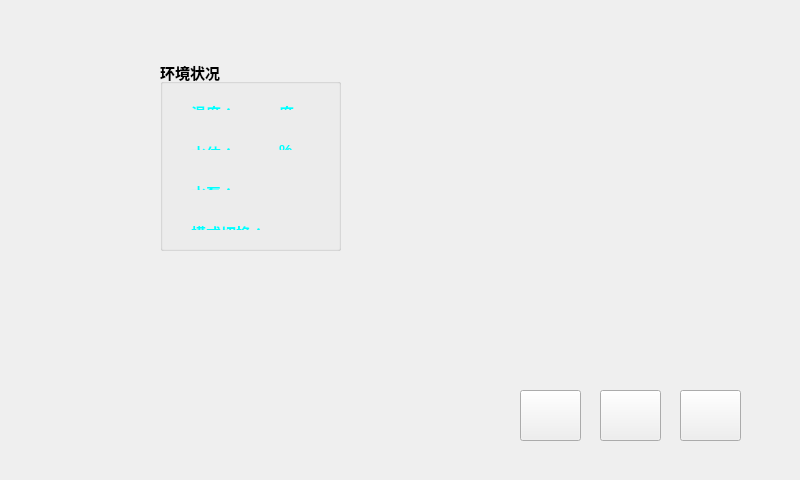
<?xml version="1.0" encoding="UTF-8"?>
<ui version="4.0">
 <class>Widget</class>
 <widget class="QWidget" name="Widget">
  <property name="geometry">
   <rect>
    <x>0</x>
    <y>0</y>
    <width>800</width>
    <height>480</height>
   </rect>
  </property>
  <property name="maximumSize">
   <size>
    <width>800</width>
    <height>480</height>
   </size>
  </property>
  <property name="windowTitle">
   <string>Widget</string>
  </property>
  <widget class="QGroupBox" name="groupBox">
   <property name="geometry">
    <rect>
     <x>160</x>
     <y>60</y>
     <width>181</width>
     <height>191</height>
    </rect>
   </property>
   <property name="font">
    <font>
     <pointsize>11</pointsize>
     <weight>75</weight>
     <bold>true</bold>
    </font>
   </property>
   <property name="title">
    <string>环境状况</string>
   </property>
   <widget class="QWidget" name="layoutWidget">
    <property name="geometry">
     <rect>
      <x>20</x>
      <y>30</y>
      <width>141</width>
      <height>31</height>
     </rect>
    </property>
    <layout class="QHBoxLayout" name="horizontalLayout">
     <item>
      <widget class="QLabel" name="label">
       <property name="text">
        <string>&lt;!DOCTYPE HTML PUBLIC &quot;-//W3C//DTD HTML 4.0//EN&quot; &quot;http://www.w3.org/TR/REC-html40/strict.dtd&quot;&gt;
&lt;html&gt;&lt;head&gt;&lt;meta name=&quot;qrichtext&quot; content=&quot;1&quot; /&gt;&lt;style type=&quot;text/css&quot;&gt;
p, li { white-space: pre-wrap; }
&lt;/style&gt;&lt;/head&gt;&lt;body style=&quot; font-family:'SimSun'; font-size:11pt; font-weight:600; font-style:normal;&quot;&gt;
&lt;p style=&quot; margin-top:0px; margin-bottom:0px; margin-left:0px; margin-right:0px; -qt-block-indent:0; text-indent:0px;&quot;&gt;&lt;span style=&quot; font-family:'宋体'; color:#00ffff;&quot;&gt;温度：&lt;/span&gt;&lt;/p&gt;&lt;/body&gt;&lt;/html&gt;</string>
       </property>
      </widget>
     </item>
     <item>
      <widget class="QLabel" name="tempLabel">
       <property name="text">
        <string>&lt;!DOCTYPE HTML PUBLIC &quot;-//W3C//DTD HTML 4.0//EN&quot; &quot;http://www.w3.org/TR/REC-html40/strict.dtd&quot;&gt;
&lt;html&gt;&lt;head&gt;&lt;meta name=&quot;qrichtext&quot; content=&quot;1&quot; /&gt;&lt;style type=&quot;text/css&quot;&gt;
p, li { white-space: pre-wrap; }
&lt;/style&gt;&lt;/head&gt;&lt;body style=&quot; font-family:'SimSun'; font-size:9pt; font-weight:400; font-style:normal;&quot;&gt;
&lt;p style=&quot;-qt-paragraph-type:empty; margin-top:0px; margin-bottom:0px; margin-left:0px; margin-right:0px; -qt-block-indent:0; text-indent:0px; font-family:'宋体';&quot;&gt;&lt;/p&gt;&lt;/body&gt;&lt;/html&gt;</string>
       </property>
      </widget>
     </item>
     <item>
      <widget class="QLabel" name="label_3">
       <property name="text">
        <string>&lt;!DOCTYPE HTML PUBLIC &quot;-//W3C//DTD HTML 4.0//EN&quot; &quot;http://www.w3.org/TR/REC-html40/strict.dtd&quot;&gt;
&lt;html&gt;&lt;head&gt;&lt;meta name=&quot;qrichtext&quot; content=&quot;1&quot; /&gt;&lt;style type=&quot;text/css&quot;&gt;
p, li { white-space: pre-wrap; }
&lt;/style&gt;&lt;/head&gt;&lt;body style=&quot; font-family:'SimSun'; font-size:11pt; font-weight:600; font-style:normal;&quot;&gt;
&lt;p style=&quot; margin-top:0px; margin-bottom:0px; margin-left:0px; margin-right:0px; -qt-block-indent:0; text-indent:0px;&quot;&gt;&lt;span style=&quot; font-family:'宋体'; color:#00ffff;&quot;&gt;度&lt;/span&gt;&lt;/p&gt;&lt;/body&gt;&lt;/html&gt;</string>
       </property>
      </widget>
     </item>
    </layout>
   </widget>
   <widget class="QWidget" name="layoutWidget_2">
    <property name="geometry">
     <rect>
      <x>20</x>
      <y>110</y>
      <width>141</width>
      <height>31</height>
     </rect>
    </property>
    <layout class="QHBoxLayout" name="horizontalLayout_3">
     <item>
      <widget class="QLabel" name="label_6">
       <property name="text">
        <string>&lt;!DOCTYPE HTML PUBLIC &quot;-//W3C//DTD HTML 4.0//EN&quot; &quot;http://www.w3.org/TR/REC-html40/strict.dtd&quot;&gt;
&lt;html&gt;&lt;head&gt;&lt;meta name=&quot;qrichtext&quot; content=&quot;1&quot; /&gt;&lt;style type=&quot;text/css&quot;&gt;
p, li { white-space: pre-wrap; }
&lt;/style&gt;&lt;/head&gt;&lt;body style=&quot; font-family:'SimSun'; font-size:11pt; font-weight:600; font-style:normal;&quot;&gt;
&lt;p style=&quot; margin-top:0px; margin-bottom:0px; margin-left:0px; margin-right:0px; -qt-block-indent:0; text-indent:0px;&quot;&gt;&lt;span style=&quot; font-family:'宋体'; color:#00ffff;&quot;&gt;水泵：&lt;/span&gt;&lt;/p&gt;&lt;/body&gt;&lt;/html&gt;</string>
       </property>
      </widget>
     </item>
     <item>
      <widget class="QLabel" name="manLabel">
       <property name="text">
        <string>&lt;!DOCTYPE HTML PUBLIC &quot;-//W3C//DTD HTML 4.0//EN&quot; &quot;http://www.w3.org/TR/REC-html40/strict.dtd&quot;&gt;
&lt;html&gt;&lt;head&gt;&lt;meta name=&quot;qrichtext&quot; content=&quot;1&quot; /&gt;&lt;style type=&quot;text/css&quot;&gt;
p, li { white-space: pre-wrap; }
&lt;/style&gt;&lt;/head&gt;&lt;body style=&quot; font-family:'SimSun'; font-size:9pt; font-weight:400; font-style:normal;&quot;&gt;
&lt;p style=&quot;-qt-paragraph-type:empty; margin-top:0px; margin-bottom:0px; margin-left:0px; margin-right:0px; -qt-block-indent:0; text-indent:0px; font-family:'宋体';&quot;&gt;&lt;/p&gt;&lt;/body&gt;&lt;/html&gt;</string>
       </property>
      </widget>
     </item>
    </layout>
   </widget>
   <widget class="QWidget" name="layoutWidget_3">
    <property name="geometry">
     <rect>
      <x>20</x>
      <y>150</y>
      <width>131</width>
      <height>31</height>
     </rect>
    </property>
    <layout class="QHBoxLayout" name="horizontalLayout_4">
     <item>
      <widget class="QLabel" name="label_8">
       <property name="text">
        <string>&lt;!DOCTYPE HTML PUBLIC &quot;-//W3C//DTD HTML 4.0//EN&quot; &quot;http://www.w3.org/TR/REC-html40/strict.dtd&quot;&gt;
&lt;html&gt;&lt;head&gt;&lt;meta name=&quot;qrichtext&quot; content=&quot;1&quot; /&gt;&lt;style type=&quot;text/css&quot;&gt;
p, li { white-space: pre-wrap; }
&lt;/style&gt;&lt;/head&gt;&lt;body style=&quot; font-family:'SimSun'; font-size:11pt; font-weight:600; font-style:normal;&quot;&gt;
&lt;p style=&quot; margin-top:0px; margin-bottom:0px; margin-left:0px; margin-right:0px; -qt-block-indent:0; text-indent:0px;&quot;&gt;&lt;span style=&quot; font-family:'宋体'; color:#00ffff;&quot;&gt;模式切换：&lt;/span&gt;&lt;/p&gt;&lt;/body&gt;&lt;/html&gt;</string>
       </property>
      </widget>
     </item>
    </layout>
   </widget>
   <widget class="QWidget" name="layoutWidget_4">
    <property name="geometry">
     <rect>
      <x>20</x>
      <y>70</y>
      <width>141</width>
      <height>31</height>
     </rect>
    </property>
    <layout class="QHBoxLayout" name="horizontalLayout_2">
     <item>
      <widget class="QLabel" name="label_4">
       <property name="text">
        <string>&lt;!DOCTYPE HTML PUBLIC &quot;-//W3C//DTD HTML 4.0//EN&quot; &quot;http://www.w3.org/TR/REC-html40/strict.dtd&quot;&gt;
&lt;html&gt;&lt;head&gt;&lt;meta name=&quot;qrichtext&quot; content=&quot;1&quot; /&gt;&lt;style type=&quot;text/css&quot;&gt;
p, li { white-space: pre-wrap; }
&lt;/style&gt;&lt;/head&gt;&lt;body style=&quot; font-family:'SimSun'; font-size:11pt; font-weight:600; font-style:normal;&quot;&gt;
&lt;p style=&quot; margin-top:0px; margin-bottom:0px; margin-left:0px; margin-right:0px; -qt-block-indent:0; text-indent:0px;&quot;&gt;&lt;span style=&quot; font-family:'宋体'; color:#00ffff;&quot;&gt;水位：&lt;/span&gt;&lt;/p&gt;&lt;/body&gt;&lt;/html&gt;</string>
       </property>
      </widget>
     </item>
     <item>
      <widget class="QLabel" name="humLabel">
       <property name="text">
        <string>&lt;!DOCTYPE HTML PUBLIC &quot;-//W3C//DTD HTML 4.0//EN&quot; &quot;http://www.w3.org/TR/REC-html40/strict.dtd&quot;&gt;
&lt;html&gt;&lt;head&gt;&lt;meta name=&quot;qrichtext&quot; content=&quot;1&quot; /&gt;&lt;style type=&quot;text/css&quot;&gt;
p, li { white-space: pre-wrap; }
&lt;/style&gt;&lt;/head&gt;&lt;body style=&quot; font-family:'SimSun'; font-size:9pt; font-weight:400; font-style:normal;&quot;&gt;
&lt;p style=&quot;-qt-paragraph-type:empty; margin-top:0px; margin-bottom:0px; margin-left:0px; margin-right:0px; -qt-block-indent:0; text-indent:0px; font-family:'宋体';&quot;&gt;&lt;/p&gt;&lt;/body&gt;&lt;/html&gt;</string>
       </property>
      </widget>
     </item>
     <item>
      <widget class="QLabel" name="label_2">
       <property name="text">
        <string>&lt;!DOCTYPE HTML PUBLIC &quot;-//W3C//DTD HTML 4.0//EN&quot; &quot;http://www.w3.org/TR/REC-html40/strict.dtd&quot;&gt;
&lt;html&gt;&lt;head&gt;&lt;meta name=&quot;qrichtext&quot; content=&quot;1&quot; /&gt;&lt;style type=&quot;text/css&quot;&gt;
p, li { white-space: pre-wrap; }
&lt;/style&gt;&lt;/head&gt;&lt;body style=&quot; font-family:'SimSun'; font-size:11pt; font-weight:600; font-style:normal;&quot;&gt;
&lt;p style=&quot; margin-top:0px; margin-bottom:0px; margin-left:0px; margin-right:0px; -qt-block-indent:0; text-indent:0px;&quot;&gt;&lt;span style=&quot; font-family:'宋体'; color:#00ffff;&quot;&gt;%&lt;/span&gt;&lt;/p&gt;&lt;/body&gt;&lt;/html&gt;</string>
       </property>
      </widget>
     </item>
    </layout>
   </widget>
  </widget>
  <widget class="QPushButton" name="navButton">
   <property name="geometry">
    <rect>
     <x>600</x>
     <y>390</y>
     <width>61</width>
     <height>51</height>
    </rect>
   </property>
   <property name="text">
    <string/>
   </property>
  </widget>
  <widget class="QPushButton" name="startButton">
   <property name="geometry">
    <rect>
     <x>680</x>
     <y>390</y>
     <width>61</width>
     <height>51</height>
    </rect>
   </property>
   <property name="text">
    <string/>
   </property>
  </widget>
  <widget class="QPushButton" name="setButton">
   <property name="geometry">
    <rect>
     <x>520</x>
     <y>390</y>
     <width>61</width>
     <height>51</height>
    </rect>
   </property>
   <property name="text">
    <string/>
   </property>
  </widget>
 </widget>
 <layoutdefault spacing="6" margin="11"/>
 <resources/>
 <connections/>
</ui>
